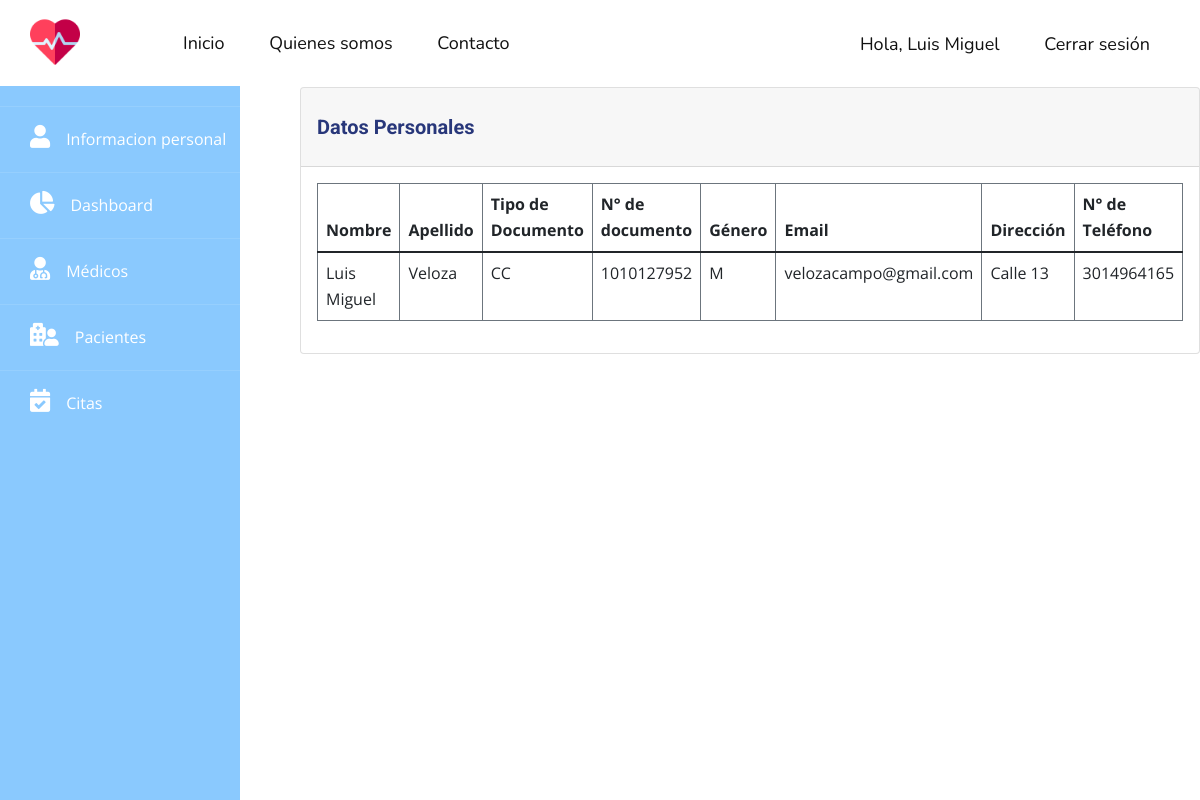
Screenshot of /profile (signed in) with the database file from the repository.
### tables this page shows
CREATE TABLE users (id INTEGER PRIMARY KEY AUTOINCREMENT NOT NULL UNIQUE, first_name VARCHAR NOT NULL, last_name VARCHAR NOT NULL, email VARCHAR UNIQUE NOT NULL, phone VARCHAR, document_type VARCHAR (2) NOT NULL, document_number INTEGER NOT NULL UNIQUE, gender CHAR NOT NULL, address VARCHAR NOT NULL, password VARCHAR NOT NULL, role INTEGER NOT NULL, status INTEGER NOT NULL DEFAULT (1));

### app.py (the view)
@app.route('/profile', methods=('GET', 'POST'))
@login_required
def profile():
    return render_template('profile.html')

### app.py (called while the page is built)
def login_required(view):
    @functools.wraps(view)
    def wrapped_view(**kwargs):
        if g.user is None:
            return redirect(url_for('login'))
        return view(**kwargs)
    return wrapped_view

@app.before_request
def load_logged_in_user():
    user_id = session.get('user_id')
    if user_id is None:
        g.user = None
    else:
        db = get_db()
        g.user = db.execute('SELECT * FROM users WHERE id = ?', (user_id,)).fetchone()

### db.py (called while the page is built)
def get_db():
    try:
        if 'db' not in g:
            g.db = sqlite3.connect('hospital.db')
        return g.db
    except Error:
        print(Error)

### templates/profile.html (shortened to what this page needs)
{% extends "layout.html" %}
{% block content %}
    {% include '/template-parts/sidebar.html' %}
    <div class="main">
        <div class="card">
            <div class="card-header">
                <h2>Datos Personales</h2>
            </div>
            <div class="card-body">
                <table class="table table-bordered border-secondary">
                    <thead>
                    <tr>
                        <th scope="col">Nombre</th>
                        <th scope="col">Apellido</th>
                        <th scope="col">Tipo de Documento</th>
                        <th scope="col">N° de documento</th>
                        <th scope="col">Género</th>
                        <th scope="col">Email</th>
                        <th scope="col">Dirección</th>
                        <th scope="col">N° de Teléfono</th>
                    </tr>
                    </thead>
                    <tbody>
                    <tr>
                        <td>{{ g.user[1] }}</td>
                        <td>{{ g.user[2] }}</td>
                        <td>{{ g.user[5] }}</td>
                        <td>{{ g.user[6] }}</td>
                        <td>{{ g.user[7] }}</td>
                        <td>{{ g.user[3] }}</td>
                        <td>{{ g.user[8] }}</td>
                        <td>{{ g.user[4] }}</td>
                    </tr>
                    </tbody>
                </table>
            </div>
        </div>
    </div>
{% endblock %}

### templates/layout.html (shortened to what this page needs)
<!DOCTYPE html>
<html style="font-size: 16px;" lang="es">
<head>
    <link href="https://cdn.jsdelivr.net/npm/bootstrap@5.1.3/dist/css/bootstrap.min.css" rel="stylesheet"
>
    <link rel="stylesheet" href={{ url_for('static', filename="css/nicepage.css") }} media="screen">
    <link rel="stylesheet" href={{ url_for('static', filename="css/app.css") }} media="screen">
    <link href="https://cdnjs.cloudflare.com/ajax/libs/font-awesome/5.13.0/css/all.min.css" rel="stylesheet">
</head>
<body data-home-page="index.html" data-home-page-title="Inicio" class="u-body">
{% include '/template-parts/header.html' %}
{% block content %}{% endblock %}
</body>
</html>

### templates/template-parts/header.html (shortened to what this page needs)
<header class="u-clearfix u-header u-header" id="sec-f901">
    <div class="u-clearfix u-sheet u-sheet-1">
        <a href="{{ url_for('index') }}" class="u-image u-logo u-image-1" data-image-width="512"
           data-image-height="512">
            <img src="{{ url_for('static', filename="images/cardiogram.png") }}" class="u-logo-image u-logo-image-1"
                 alt="">
        </a>
        <nav class="u-menu u-menu-dropdown u-offcanvas u-menu-1">
            <div class="u-custom-menu u-nav-container">
                <ul class="u-custom-font u-nav u-unstyled u-nav-1">
                    <li class="u-nav-item">
                        <a class="u-active-custom-color-2 u-button-style u-hover-custom-color-1 u-nav-link u-text-active-black u-text-hover-white"
                           href="{{ url_for('index') }}" style="padding: 10px 20px;">Inicio</a>
                    </li>
                    <li class="u-nav-item">
                        <a class="u-active-custom-color-2 u-button-style u-hover-custom-color-1 u-nav-link u-text-active-black u-text-hover-white"
                           href="{{ url_for('about_us') }}" style="padding: 10px 20px;">Quienes somos</a>
                    </li>
                    <li class="u-nav-item">
                        <a class="u-active-custom-color-2 u-button-style u-hover-custom-color-1 u-nav-link u-text-active-black u-text-hover-white"
                           href="{{ url_for('contact_us') }}" style="padding: 10px 20px;">Contacto</a>
                    </li>
                </ul>
            </div>
        </nav>
        <nav class="u-menu u-menu-dropdown u-offcanvas u-menu-2">
            <div class="u-custom-menu u-nav-container">
                <ul class="u-custom-font u-nav u-unstyled u-nav-3">
                    {% if not g.user %}
                        <li class="u-nav-item"><a
                                class="u-active-custom-color-2 u-button-style u-hover-custom-color-1 u-nav-link u-text-active-black u-text-hover-white"
                                href="{{ url_for('login') }}" style="padding: 10px 20px;">Iniciar sesión</a>
                        </li>
                        <li class="u-nav-item"><a
                                class="u-active-custom-color-2 u-button-style u-hover-custom-color-1 u-nav-link u-text-active-black u-text-hover-white"
                                href="{{ url_for('register') }}" style="padding: 10px 20px;">Registrarse</a>
                        </li>
                    {% else %}
                        <li class="u-nav-item"><a
                                class="u-active-custom-color-2 u-button-style u-hover-custom-color-1 u-nav-link u-text-active-black u-text-hover-white"
                                href="{{ url_for('dashboard') }}" style="padding: 10px 20px;">Hola, {{ g.user[1] }}</a>
                        </li>
                        <li class="u-nav-item"><a
                                class="u-active-custom-color-2 u-button-style u-hover-custom-color-1 u-nav-link u-text-active-black u-text-hover-white"
                                href="{{ url_for('logout') }}" style="padding: 10px 20px;">Cerrar sesión</a>
                        </li>
                    {% endif %}
                </ul>
            </div>
        </nav>
    </div>
</header>

### templates/template-parts/sidebar.html
<div class="sidebar">
    <ul>
        <li><a href="{{ url_for('profile') }}"><i class="fas fa-user"></i>Informacion personal</a></li>
        {% if g.user[10] == 1 %}
            <li><a href="{{ url_for('dashboard') }}"><i class="fas fa-chart-pie"></i>Dashboard</a></li>
            <li><a href="{{ url_for('doctors') }}"><i class="fas fa-user-md"></i>Médicos</a></li>
            <li><a href="{{ url_for('patients') }}"><i class="fas fa-hospital-user"></i>Pacientes</a></li>
            <li><a href="{{ url_for('appointments') }}"><i class="fas fa-calendar-check"></i>Citas</a></li>
        {% elif g.user[10] == 2 %}
            <li><a href="{{ url_for('patients') }}"><i class="fas fa-hospital-user"></i>Mis pacientes</a></li>
            <li><a href="{{ url_for('appointments') }}"><i class="fas fa-calendar-check"></i>Mis Citas</a></li>
        {% elif g.user[10] == 3 %}
            <li><a href="{{ url_for('appointments') }}"><i class="fas fa-calendar-check"></i>Mis Citas</a></li>
        {% endif %}
    </ul>
</div>

### static/css/app.css (style rules this page uses)
* { margin: 0; padding: 0; text-decoration: none; }
.sidebar { position: absolute; top: 86px; width: 240px; left: 0px; height: calc(100% - 86px); background: #8ac9fe; transition: all .5s ease; }
.sidebar a { display: block; height: 100%; width: 100%; color: white; line-height: 65px; padding-left: 30px; box-sizing: border-box; border-top: 1px solid rgba(255, 255, 255, .1); transition: all .5s ease; }
.sidebar a i { font-size: 23px; margin-right: 16px; }
li { list-style: none; }
ul { padding-left: 0; }
.sidebar + .main { margin-left: 300px; }
.sidebar + .main h2 { color: #28377a; font-size: 20px; font-weight: bold; }

### rows the page displays
users: first_name "Luis Miguel", last_name "Veloza", document_type "CC", document_number "1010127952", gender "M", email "velozacampo@gmail.com", address "Calle 13", phone "3014964165"
